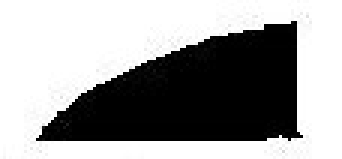
%> input picture 日丰-锯齿-左上.jpg, 114 x 53 px (shown 3 times larger)
$ octave '顺序提取轮廓线.m'   (GNU Octave 9; MATLAB toolbox functions it lacks are replaced by stand-ins)
%> lines starting %> are read from the running program, lines starting %| are printed output that depends on the picture; in (x1, y1, x2, y2) boxes, pixels count from 0 and x2, y2 are one past the last pixel; in counts of white or black regions, pixels touching at a corner belong together; the program's own positions count from 1
clear,clc
edgeIm = imread('日丰-锯齿-左上.jpg');
%> edgeIm is the input picture: size 53x114x3 uint8; min 0, max 255, mean 157.6
figure;
imshow(edgeIm);
gdata=rgb2gray(edgeIm);
BW = edge(gdata,'prewitt');
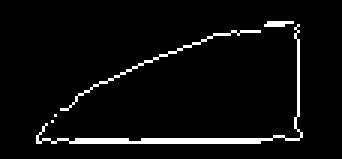
%> BW: size 53x114 logical (shown 3 times larger); 4.6% white in thin lines or dots, all inside (x1, y1, x2, y2) = (12, 7, 101, 48)
%edgeIm中非零元素的坐标，即轮廓坐标
[i, j] = find(BW==1);
%> i = 276 values from 8 to 48; j = 276 values from 13 to 101
figure;
plot(j,-i,'.');
%轮廓点数
numPoints = size(i, 1);
%> numPoints = 276
curNum = 0;
%初始搜索点坐标
currentR = i(1, 1);
%> currentR = 46
currentC = j(1, 1);
%> currentC = 13
%初始化轮廓点坐标
points = zeros(numPoints, 2);
%开始搜索
curNum = curNum + 1;
points(curNum,:) = [currentR, currentC];
edgeIm(currentR, currentC) = 0;
%> edgeIm: size 53x114x3 uint8; 0.02% of pixels changed, all inside (x1, y1, x2, y2) = (12, 45, 13, 46)

%> (the run ends here)
